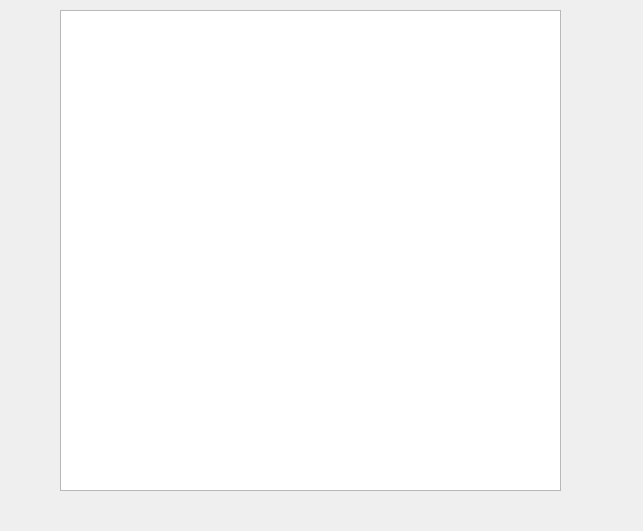
<?xml version="1.0" encoding="UTF-8"?>
<ui version="4.0">
 <class>TableView</class>
 <widget class="QWidget" name="TableView">
  <property name="geometry">
   <rect>
    <x>0</x>
    <y>0</y>
    <width>643</width>
    <height>531</height>
   </rect>
  </property>
  <property name="windowTitle">
   <string>Form</string>
  </property>
  <widget class="QTableView" name="tableView">
   <property name="geometry">
    <rect>
     <x>60</x>
     <y>10</y>
     <width>501</width>
     <height>481</height>
    </rect>
   </property>
  </widget>
 </widget>
 <resources/>
 <connections/>
</ui>
